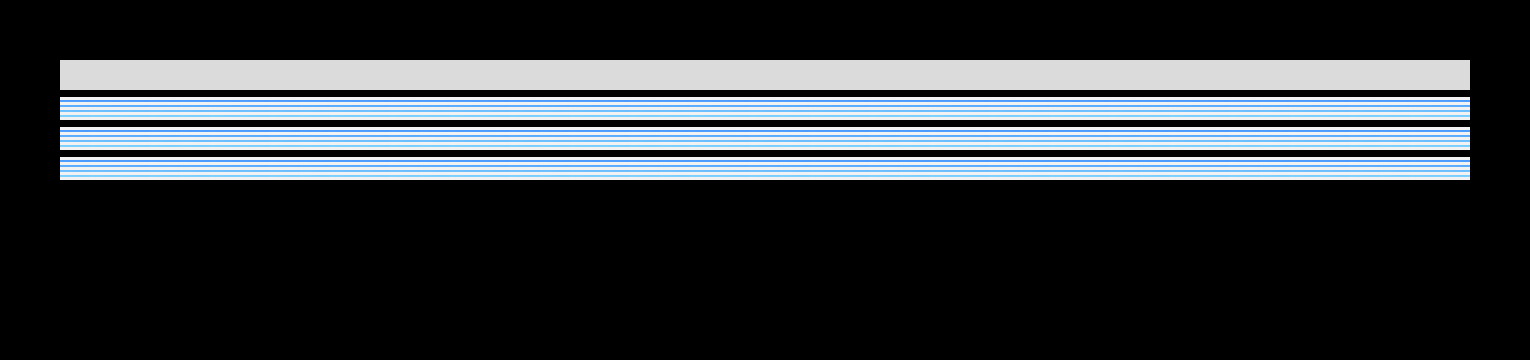

Tiled map render using the project's own tile images. Description and the map definition, with tile-layer contents summarised, below:
An orthogonal 51x12 tile map with 30x30 px tiles, 3 tile layers (Camada de Tiles 1, Camada de Tiles 2, Camada de Tiles 3), 4 tilesets and 5 objects (5x 0).

<map version="1.2" tiledversion="1.3.0" orientation="orthogonal" renderorder="left-up" compressionlevel="0" width="51" height="12" tilewidth="30" tileheight="30" infinite="0" nextlayerid="12" nextobjectid="34">
 <properties>
  <property name="ENEMIES" value="madladcat-peacockpigeon-" />
  <property name="SIGNAL" type="int" value="3" />
 </properties>
 <tileset firstgid="1" source="../Tiles/Files/nature.tsx" />
 <tileset firstgid="26" source="../Tiles/Files/streets.tsx" />
 <tileset firstgid="91" name="buildings" tilewidth="30" tileheight="30" tilecount="25" columns="5">
  <image source="../Tiles/buildings.png" width="150" height="150" />
  <tile id="0">
   <properties>
    <property name="TYPE" value="wall" />
   </properties>
  </tile>
  <tile id="1">
   <properties>
    <property name="TYPE" value="wall" />
   </properties>
  </tile>
  <tile id="2">
   <properties>
    <property name="TYPE" value="wall" />
   </properties>
  </tile>
  <tile id="3">
   <properties>
    <property name="TYPE" value="wall" />
   </properties>
  </tile>
  <tile id="5">
   <properties>
    <property name="TYPE" value="wall" />
   </properties>
  </tile>
  <tile id="6">
   <properties>
    <property name="TYPE" value="wall" />
   </properties>
  </tile>
  <tile id="7">
   <properties>
    <property name="TYPE" value="wall" />
   </properties>
  </tile>
  <tile id="8">
   <properties>
    <property name="TYPE" value="wall" />
   </properties>
  </tile>
  <tile id="9">
   <properties>
    <property name="TYPE" value="wall" />
   </properties>
  </tile>
  <tile id="15">
   <properties>
    <property name="TYPE" value="wall" />
   </properties>
  </tile>
  <tile id="16">
   <properties>
    <property name="TYPE" value="wall" />
   </properties>
  </tile>
  <tile id="20">
   <properties>
    <property name="TYPE" value="wall" />
   </properties>
  </tile>
  <tile id="21">
   <properties>
    <property name="TYPE" value="wall" />
   </properties>
  </tile>
 </tileset>
 <tileset firstgid="116" source="../Tiles/Files/interior.tsx" />
 <layer id="1" name="Camada de Tiles 1" width="51" height="12">
  <data>[612 cells, 333 non-empty, 4 distinct tile ids]</data>
 </layer>
 <layer id="3" name="Camada de Tiles 2" width="51" height="12">
  <data>[612 cells, 47 non-empty, 1 distinct tile ids]</data>
 </layer>
 <layer id="5" name="Camada de Tiles 3" width="51" height="12">
  <data>[612 cells, 0 non-empty, 0 distinct tile ids]</data>
 </layer>
 <objectgroup id="11" name="SIGNS" />
 <objectgroup id="10" name="PORTAL">
  <object id="28" name="portal_0" type="0" x="60" y="207.333" width="5" height="36.6667">
   <properties>
    <property name="MAP" value="urban_0" />
    <property name="PX" type="int" value="493" />
    <property name="PY" type="int" value="675" />
    <property name="TIME" value="none" />
   </properties>
  </object>
  <object id="29" name="portal_1" type="0" x="151.833" y="139" width="24" height="40">
   <properties>
    <property name="MAP" value="bedroom_201" />
    <property name="PX" type="int" value="165" />
    <property name="PY" type="int" value="284" />
    <property name="TIME" value="key0201" />
   </properties>
  </object>
  <object id="31" name="portal_2" type="0" x="481.333" y="138.667" width="24" height="40">
   <properties>
    <property name="MAP" value="bedroom_202" />
    <property name="PX" type="int" value="165" />
    <property name="PY" type="int" value="284" />
    <property name="TIME" value="key0202" />
   </properties>
  </object>
  <object id="32" name="portal_3" type="0" x="812.167" y="139" width="24" height="40">
   <properties>
    <property name="MAP" value="bedroom_203" />
    <property name="PX" type="int" value="165" />
    <property name="PY" type="int" value="284" />
    <property name="TIME" value="key0203" />
   </properties>
  </object>
  <object id="33" name="portal_4" type="0" x="1141" y="139.833" width="24" height="40">
   <properties>
    <property name="MAP" value="bedroom_204" />
    <property name="PX" type="int" value="165" />
    <property name="PY" type="int" value="284" />
    <property name="TIME" value="key0204" />
   </properties>
  </object>
 </objectgroup>
 <objectgroup id="9" name="VEHICLES" />
 <objectgroup id="7" name="NPC" />
</map>
